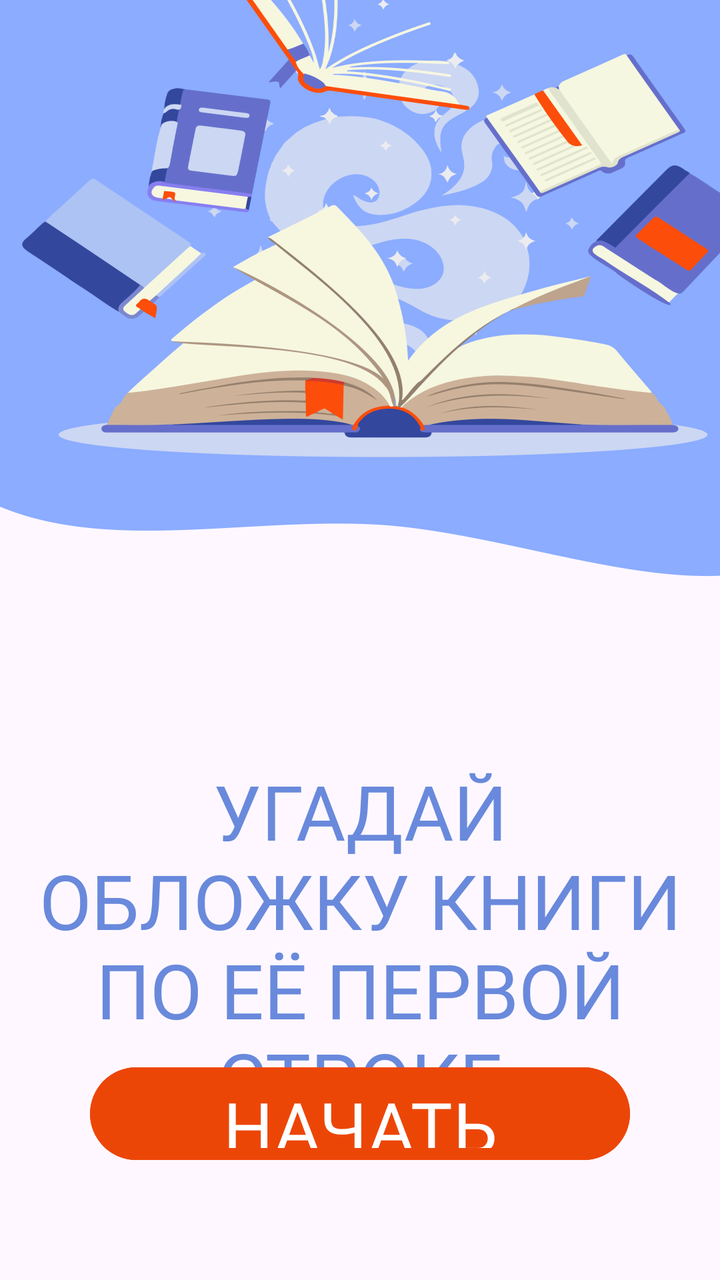
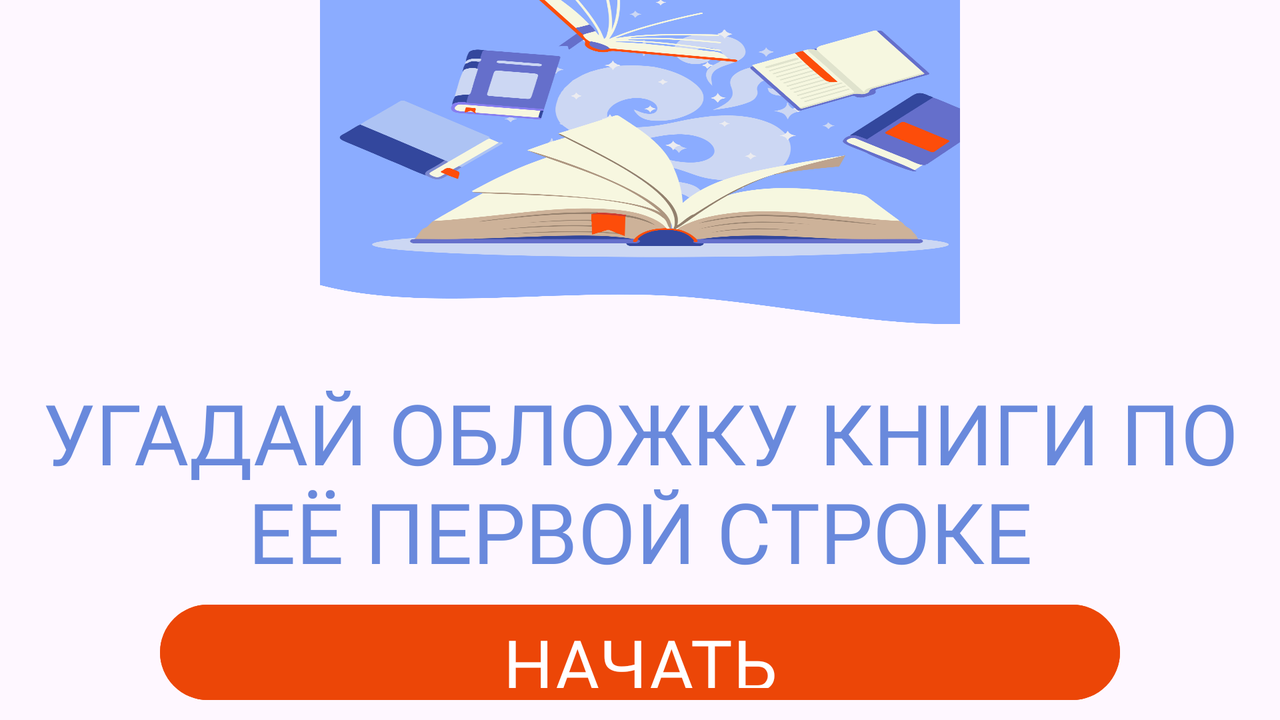

First picture: res/layout/ on a phone held upright. Second picture: the repository's own variant of that layout, on a device whose configuration matches the variant's folder. Source for both follows.
<!-- AndroidManifest.xml: application theme Theme.GuessBook -->
<!-- res/layout/fragment_start.xml -->
<?xml version="1.0" encoding="utf-8"?>
<androidx.constraintlayout.widget.ConstraintLayout xmlns:android="http://schemas.android.com/apk/res/android"
    xmlns:app="http://schemas.android.com/apk/res-auto"
    xmlns:tools="http://schemas.android.com/tools"
    android:id="@+id/startFragment"
    android:layout_width="match_parent"
    android:layout_height="match_parent"
    tools:context=".presentation.fragments.StartFragment">

    <ImageView
        android:id="@+id/upImageBooks"
        android:layout_width="match_parent"
        android:layout_height="0dp"
        android:scaleType="fitXY"
        android:src="@drawable/flying_books"
        app:layout_constraintHeight_percent="0.45"
        app:layout_constraintTop_toTopOf="parent" />

    <androidx.constraintlayout.widget.Guideline
        android:id="@+id/guidelineCenterVert"
        android:layout_width="wrap_content"
        android:layout_height="wrap_content"
        android:orientation="horizontal"
        app:layout_constraintGuide_percent="0.5" />

    <TextView
        android:id="@+id/startTitleTextview"
        android:layout_width="wrap_content"
        android:layout_height="wrap_content"
        android:layout_marginTop="48dp"
        android:fontFamily="@font/moderne_demi"
        android:text="@string/start_title"
        android:textAlignment="center"
        android:textAllCaps="true"
        android:padding="12dp"
        android:textColor="@color/main_color"
        android:textSize="38sp"
        app:layout_constraintEnd_toEndOf="parent"
        app:layout_constraintStart_toStartOf="parent"
        app:layout_constraintTop_toTopOf="@+id/guidelineCenterVert" />

    <com.google.android.material.button.MaterialButton
        android:id="@+id/playBtn"
        android:layout_width="0dp"
        android:layout_height="0dp"
        android:layout_marginBottom="56dp"
        android:backgroundTint="@color/btn_main_color"
        android:fontFamily="@font/moderne_demi"
        android:text="@string/start_btn"
        android:textColor="@color/white"
        android:textSize="35sp"
        app:cornerRadius="25dp"
        app:layout_constraintBottom_toBottomOf="parent"
        app:layout_constraintEnd_toEndOf="parent"
        app:layout_constraintHeight_percent="0.085"
        app:layout_constraintStart_toStartOf="parent"
        app:layout_constraintWidth_percent="0.75" />

</androidx.constraintlayout.widget.ConstraintLayout>
<!-- resources referenced by this layout -->
<resources>
  <color name="btn_main_color">#EC4607</color>
  <color name="main_color">#6989DC</color>
  <color name="white">#FFFFFFFF</color>
  <!-- drawable flying_books: png bitmap (drawable, 334222 bytes) -->
  <string name="start_btn">НАЧАТЬ</string>
  <string name="start_title">угадай обложку книги по её первой строке</string>
  <style name="Theme.GuessBook" parent="Base.Theme.GuessBook" />
  <style name="Base.Theme.GuessBook" parent="Theme.Material3.DayNight.NoActionBar">
          
          
      </style>
</resources>
<!-- res/layout-land/fragment_start.xml (the repository's variant of the layout above) -->
<!-- drawn on the phone turned sideways -->
<?xml version="1.0" encoding="utf-8"?>
<androidx.constraintlayout.widget.ConstraintLayout xmlns:android="http://schemas.android.com/apk/res/android"
    xmlns:app="http://schemas.android.com/apk/res-auto"
    xmlns:tools="http://schemas.android.com/tools"
    android:id="@+id/startFragment"
    android:layout_width="match_parent"
    android:layout_height="match_parent"
    tools:context=".presentation.fragments.StartFragment">

    <ImageView
        android:id="@+id/upImageBooks"
        android:layout_width="0dp"
        android:layout_height="0dp"
        android:scaleType="fitXY"
        android:src="@drawable/flying_books"
        app:layout_constraintEnd_toEndOf="parent"
        app:layout_constraintHeight_percent="0.45"
        app:layout_constraintWidth_percent="0.5"
        app:layout_constraintStart_toStartOf="parent"
        app:layout_constraintTop_toTopOf="parent" />

    <androidx.constraintlayout.widget.Guideline
        android:id="@+id/guideline"
        android:layout_width="wrap_content"
        android:layout_height="wrap_content"
        android:orientation="horizontal"
        app:layout_constraintGuide_percent="0.5" />

    <TextView
        android:id="@+id/startTitleTextview"
        android:layout_width="wrap_content"
        android:layout_height="wrap_content"
        android:layout_marginTop="8dp"
        android:fontFamily="@font/moderne_demi"
        android:text="@string/start_title"
        android:textAlignment="center"
        android:textAllCaps="true"
        android:textColor="@color/main_color"
        android:textSize="42sp"
        app:layout_constraintEnd_toEndOf="parent"
        app:layout_constraintStart_toStartOf="parent"
        app:layout_constraintTop_toTopOf="@+id/guideline" />

    <com.google.android.material.button.MaterialButton
        android:id="@+id/playBtn"
        android:layout_width="0dp"
        android:layout_height="0dp"
        android:layout_marginBottom="6dp"
        android:backgroundTint="@color/btn_main_color"
        android:fontFamily="@font/moderne_demi"
        android:text="@string/start_btn"
        android:textColor="@color/white"
        android:textSize="35sp"
        app:cornerRadius="25dp"
        app:layout_constraintBottom_toBottomOf="parent"
        app:layout_constraintEnd_toEndOf="parent"
        app:layout_constraintHeight_percent="0.155"
        app:layout_constraintStart_toStartOf="parent"
        app:layout_constraintWidth_percent="0.75" />

</androidx.constraintlayout.widget.ConstraintLayout>
